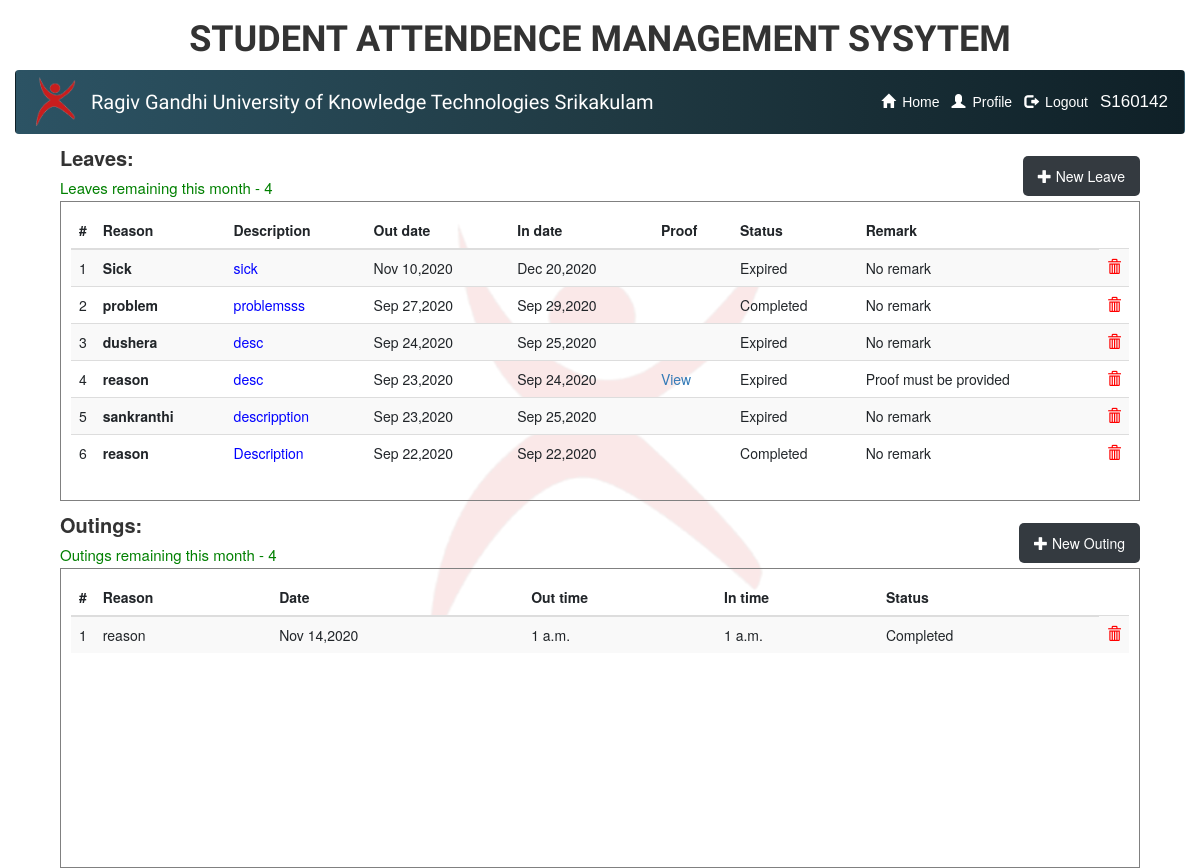
The app's page /olms/home (signed in) with its own data.
### olms/models.py (models this page shows)
class UserProfile(models.Model):
    user = models.OneToOneField(
        User, unique=True, related_name='profile', on_delete=models.CASCADE)
    id = models.CharField(max_length=7, primary_key=True)
    usertypes = [('student', 'Student'), ('admin', 'Admin'), ('care_taker', 'CareTaker'),
                 ('security', 'Security')]
    usertype = models.CharField(
        max_length=10, choices=usertypes, default='student')
    branches = [('puc', 'PUC'), ('cse', 'CSE'), ('mech', 'MECH'),
                ('chem', 'CHEM'), ('ece', 'ECE'), ('mme', 'MME'), ('civil', 'CIVIL')]
    branch = models.CharField(max_length=5, choices=branches, default='puc')
    years = [('p1', 'P1'), ('p2', 'P2'), ('e1', 'E1'),
             ('e2', 'E2'), ('e3', 'E3'), ('e4', 'E4')]
    year = models.CharField(max_length=2, choices=years, default='p1')
    gender = models.CharField(choices=[(
        'male', 'Male'), ('female', 'Female'), ('other', 'Other')], max_length=6, default='male')
    hostels = [('i1', 'I1'), ('i2', 'I2'), ('i3', 'I3'),
               ('k1', 'K1'), ('k2', 'K2'), ('k3', 'K3'), ('k4', 'K4')]
    hostel = models.CharField(max_length=2, choices=hostels, default='i2')
    room_no = models.CharField(
        max_length=7, blank=True, null=True, default=None)
    classs = models.CharField(max_length=3, blank=True, null=True, default=None)
    in_campus = models.BooleanField(default=True)

class Leaves(models.Model):
    user = models.ForeignKey(
        UserProfile, on_delete=models.SET_NULL, related_name='leaveuser', blank=True, null=True)
    reason = models.CharField(max_length=50, default=None)
    description = models.CharField(max_length=999, default=None)
    proof = models.FileField(default=None, blank=True,
                             null=True, upload_to='proofs/', validators=[FileExtensionValidator(allowed_extensions=['pdf', 'doc', 'docx', 'jpg', 'png', 'xlsx', 'xls', 'jpeg', 'img'])])
    out_date = models.DateField(default=None, blank=True, null=True)
    in_date = models.DateField(default=None,  blank=True, null=True)
    actual_out_date = models.DateTimeField(default=None, blank=True, null=True)
    actual_in_date = models.DateTimeField(default=None, blank=True, null=True)
    statuses = [('pending', 'pending'), ('ct_granted', 'CT granted'), ('granted',
                                         'granted'), ('ct_rejected', 'CT rejected'), ('rejected', 'rejected'), ('on_leave', 'On Leave'), ('delayed', 'Delayed'), ('completed', 'Completed'), ('expired', 'Expired')]
    status = models.CharField(
        max_length=11, choices=statuses, default='pending')
    is_emergency = models.BooleanField(default=False)
    remark = models.CharField(max_length=100, default='No remark')

class Outing(models.Model):
    user = models.ForeignKey(
        UserProfile, on_delete=models.SET_NULL, related_name='outinguser', blank=True, null=True)
    reason = models.CharField(max_length=50, default=None)
    date = models.DateField(default=None, blank=True, null=True)
    out_time = models.TimeField(default=None, blank=True, null=True)
    in_time = models.TimeField(default=None, blank=True, null=True)
    actual_in_time = models.TimeField(default=None, blank=True, null=True)
    actual_out_time = models.TimeField(default=None, blank=True, null=True)
    statuses = [('pending', 'pending'),  ('ct_granted', 'CT granted'), ('granted',
                                         'granted'),('ct_rejected', 'CT rejected'), ('rejected', 'rejected'), ('on_outing', 'On Outing'),
                ('completed', 'Completed'), ('expired', 'Expired')]
    status = models.CharField(
        max_length=11, choices=statuses, default='pending')

### olms/views.py (the view)
# urls.py: path('home', views.userhome, name='home'),
def home(response):
    if response.user.is_superuser or not isinstance(response.user, User):
        return redirect('logout')
    if userhome(response):
        return redirect(userhome(response).url)
    if not response.user.profile.in_campus:
        return redirect('nic')
    leaves = Leaves.objects.filter(user=response.user.profile).order_by('-id')
    outings = Outing.objects.filter(
        user=response.user.profile).order_by('-id')
    counts = Counts.objects.get(user=response.user.profile)
    return render(response, 'home.html', {'leaves': leaves, 'outings': outings, 'id': response.user.profile.id, 'counts': counts})

### olms/templatetags/index.py (called while the page is built)
@register.filter
def sub(value, args):
    print(value, args)
    return args-value

### olms/views.py (called while the page is built, shortened)
def resetCount():
    counts = Counts.objects.all()
    month = datetime.now().month
    if counts[0].month == counts.reverse()[0].month == month:
        return
    print('resetting counts')
    for c in counts:
        if c.month != month:
            c.leaves_this_month = 0
            c.outings_this_month = 0
            c.save()

def expireObjects():
    print('in expireobjects ')
    global date
    print(date)
    if date:
        if date == datetime.now().date():
            print('Done')
    threading.Thread(target=resetCount).start()

def userhome(response):
    print('schedule')
    threading.Thread(target=expireObjects).start()
    if response.user.profile.usertype == 'admin':
        return redirect('admin_home')
    elif response.user.profile.usertype == 'security':
        return redirect('sec_home')
    elif response.user.profile.usertype == 'care_taker':
        return redirect('care_taker')
    return

### olms/templates/home.html (shortened to what this page needs)
{% extends 'base.html' %}
{% load bootstrap4 %}
{% load index %}
{% load static %}
{%block header%}
              <li class="nav-item active">
                <a class="nav-link btn  " href="profile"
                  ><span class="glyphicon glyphicon-user">&thinsp;</span> Profile</a
                >
              </li>
              <li class="nav-item active">
                <a class="nav-link btn  " href="/logout"
                  ><span class="glyphicon glyphicon-log-out">&thinsp;</span> Logout</a
                >
              </li>
              <li class="nav-item active">
                <a class="nav-link btn   adminid" href="#">
                  <span style="font-size: 17px"> {{user.profile.id}}</span></a
                >
              </li>
            </ul>
            {%endblock%}
{% block content %}
<div  class="new">
<div style="font-size:20px;margin-left: 5%;flex:2;"x>
  <p style="margin-bottom:0;"><b>Leaves:</b></p>
    {% with counts.leaves_this_month|sub:4 as count %}
<span style='font-size:15px;{% if count == 3 or count == 4 %}color:green{%elif count == 1 or count == 2 %}color:orange{%else%}color:red{% endif %}'>Leaves remaining this month - {{count}}</span>
{% endwith %}
</div>
  <Button onClick='javascript: location.replace("newleave")' style='max-height:40px;margin-top:1%'><a href='newleave'><span class='glyphicon glyphicon-plus'></span> New Leave</a></Button>
</div>
<div class='center' >
<table class="table table-striped">
  			<thead>
					<tr>
				<th>#</th>
				<th>Reason</th>
				<th>Description</th>
				<th>Out date </th>
				<th>In date</th>
				<th>Proof</th>
				<th>Status</th>
				<th>Remark</th>
      			</tr>
    		</thead>
    		<tbody class="actions">
        {% for l in leaves %}
      		<tr>
				<td style='width:20px'>{{forloop.counter}}</td>
				<td>
				{% if l.is_emergency is True %}
				<b style='color:#ff3333'>{{l.reason}}</b>
				{% else %}
				<b>{{l.reason}}</b>
				{% endif %}
				</td>
				<td id='reason'><a href='#'>{{l.description|truncatechars:70}}<span>{{l.description}}</span></a></td>
				<td>{{l.out_date|date:'M d,Y'}}</td>
				<td>{{l.in_date|date:'M d,Y'}}</td>
				<td>{% if l.proof %}<a href="{{ l.proof.url}}" target='_blank'>View</a>{% endif %}</td>
				<td>{% if l.status == 'ct_granted' %}CT granted {% else %}{{l.status|capfirst}}{% endif %}</td>
				<td>{{l.remark}}</td>
				<td style='width:10px'><a href={% url 'del' 'l' l.id %} class='glyphicon glyphicon-trash' style='color:red'></a></td>
      		</tr>
      {% endfor %}
		</table>
</div>
<div class='new'>
<div style="font-size:20px;margin-left: 5%;flex:2;">
  <p style="margin-bottom:0;"><b>Outings:</b></p>
      {% with counts.outings_this_month|sub:4 as count %}
<span style='font-size:15px;{% if count == 3 or count == 4 %}color:green{%elif count == 1 or count == 2 %}color:orange{%else%}color:red{% endif %}'>Outings remaining this month - {{count}}</span>
{% endwith %}
</div>
	<Button style='margin-top:1%;max-height:40px' onClick='javascript: location.replace("newouting")'><a href='newouting'><span class='glyphicon glyphicon-plus'></span> New Outing</a></Button>
</div>
<div class='center' >
	<table class="table table-striped">
  		<thead>
      	<tr>
            <th>#</th>
        	<th>Reason</th>
        	<th>Date</th>
            <th>Out time</th>
            <th>In time</th>
            <th>Status</th>
      	</tr>
    	</thead>
    	<tbody class="actions">
			{% for o in outings %}
			<tr>
			<td style='width:10px'>{{forloop.counter}}</td>
			<td>{{o.reason}}</td>
			<td>{{o.date|date:'M d,Y'}}</td>
			<td>{{o.out_time}}</td>
			<td>{{o.in_time}}</td>
			<td>{{o.status|capfirst}}</td>
			<td style='width:10px'><a href={% url 'del' 'o' o.id %} class='glyphicon glyphicon-trash' style='color:red'></a></td>
			</tr>
			{% endfor %}
		</tbody>
	</table>
</div>
{% endblock content %}

### oams/templates/base.html (style rules this page uses)
body { min-height:100%; }
.center { margin: auto; width: 90%; border: 1px solid grey; height: 300px; overflow: auto; padding: 10px; }
#reason a { position: relative; text-decoration: none; color: blue; }
.new { display: flex; margin-top: 10px; flex-wrap: wrap; }
.new Button { margin-right: 5%; border-radius: 5px; padding: 0 15px 0 15px; border: none; background-color: #343a40; color: white; margin-bottom: 2px; }
.new a { text-decoration: none; color: white; }

### records on screen
Leaves: reason "Sick", description "sick", out_date "Nov 10,2020", in_date "Dec 20,2020", status "Expired", remark "No remark"
Leaves: reason "problem", description "problemsss", out_date "Sep 27,2020", in_date "Sep 29,2020", status "Completed", remark "No remark"
Leaves: reason "dushera", description "desc", out_date "Sep 24,2020", in_date "Sep 25,2020", status "Expired", remark "No remark"
Leaves: reason "reason", description "desc", out_date "Sep 23,2020", in_date "Sep 24,2020", status "Expired", remark "Proof must be provided"
Leaves: reason "sankranthi", description "descripption", out_date "Sep 23,2020", in_date "Sep 25,2020", status "Expired", remark "No remark"
Leaves: reason "reason", description "Description", out_date "Sep 22,2020", in_date "Sep 22,2020", status "Completed", remark "No remark"
Outing: reason "reason", date "Nov 14,2020", out_time "1 a.m.", in_time "1 a.m.", status "Completed"

### other values on screen
{{ user.profile.id }} "S160142"
{{ count }} "4"
